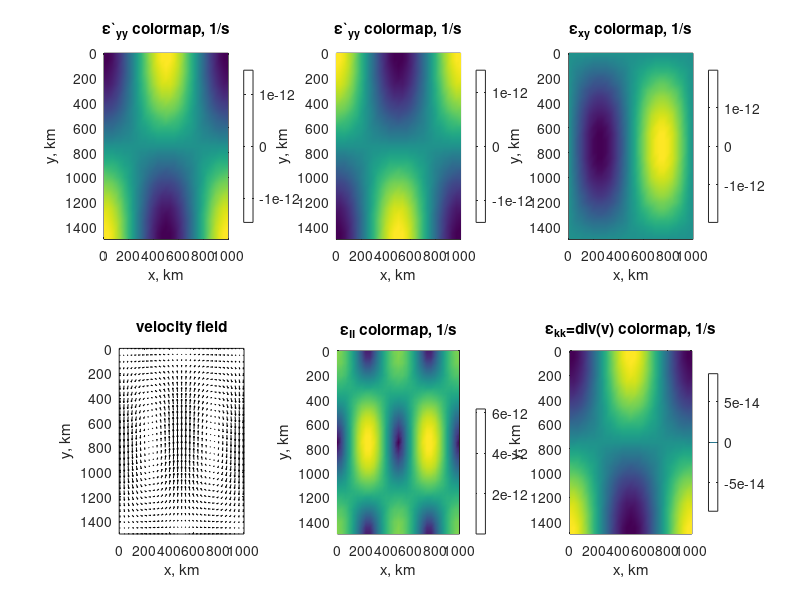

MATLAB code for this plot:
% Computation and visualisation of velocity field,
% strain rate, deviatoric strain rate, 
% and second strain rate invariant


% Clearing all variables and arrays
clear;
% Clearing figures
clf;

% Defining new figure
figure(1)


% Defining model size
xsize   =   1000000;  % Horizontal size, m
ysize   =   1500000;  % Vertical size, m
% Defining resolution
xnum    =   31;    % Horizontal resolution (nodal points)
ynum    =   31;    % Vertical resolution (nodal points)
% Step between nodal ponts
xstp    =   xsize/(xnum-1); % Horizontal grid step
ystp    =   ysize/(ynum-1); % Vertical grid step
% Defining scales for Vx and Vy
vx0     =   1.1e-9*xsize/2/ysize; % Scale for horizontal velocity, m/s
vy0     =   1e-9; % Scale for vertical velocity, m/s

% 2D colormap
% Creating a vector of arguments for two axes
x       =   0:xstp:xsize;
y       =   0:ystp:ysize;

% Creating velocity function
% Smallest index in an array is 1 (not 0)
for i=1:1:ynum
    for j=1:1:xnum
        % Setup velocity field corresponding 
        % to circulation with central upwelling
        % Defining Vx = horizontal velocity component distribution
        vx(i,j)=-vx0*sin(pi*x(j)/xsize*2)*cos(pi*y(i)/ysize);
        % Defining Vy = vertical velocity component distribution
        vy(i,j)=vy0*sin(pi*y(i)/ysize)*cos(pi*x(j)/xsize*2);
        
        % Computing partial derivatives 
        % dVx/dx
        dvxdx(i,j)=-vx0*pi/xsize*2*cos(pi*x(j)/xsize*2)*cos(pi*y(i)/ysize);
        % dVx/dy
        dvxdy(i,j)=vx0*pi/ysize*sin(pi*x(j)/xsize*2)*sin(pi*y(i)/ysize);
        % dVy/dy
        dvydy(i,j)=vy0*pi/ysize*cos(pi*y(i)/ysize)*cos(pi*x(j)/xsize*2);
         % dVy/dx
        dvydx(i,j)=-vy0*pi/xsize*2*sin(pi*y(i)/ysize)*sin(pi*x(j)/xsize*2);
        
        % Computing EPSkk=dVx/dx+dVy/dy=div(v)
        epskk(i,j)=dvxdx(i,j)+dvydy(i,j);
        
        % Computing EPS'xx
        eps1xx(i,j)=dvxdx(i,j)-1/3*epskk(i,j);
        % Computing EPS'yy
        eps1yy(i,j)=dvydy(i,j)-1/3*epskk(i,j);
        % Computing EPSxy
        eps1xy(i,j)=1/2*(dvxdy(i,j)+dvydx(i,j));
        % Computing EPSII
        epsii(i,j)=(1/2*(eps1xx(i,j)^2+eps1yy(i,j)^2)+eps1xy(i,j)^2)^0.5;
        
    end
end

figure(1);
% Plotting EPS'xx
subplot(2,3,1);     % defining 1st plotting area in the 3x2 figure
pcolor(x/1000,y/1000,eps1xx);      % making a colormap
box on;             % making a box around the plot
title('\epsilon`_{yy} colormap, 1/s');   % title for the plot
xlabel('x, km');        % title for the horizontal axis
ylabel('y, km');        % title for the vertical axis
shading interp;     % making smooth transitions between colors
colorbar;           % showing a colorbar for the map
axis ij image ;     % directing vertical axis downward, making proper dimensions

% Plotting EPS'yy
subplot(2,3,2);     % defining 2nd plotting area in the 3x2 figure
pcolor(x/1000,y/1000,eps1yy);      % making a colormap
box on;             % making a box around the plot
title('\epsilon`_{yy} colormap, 1/s');   % title for the plot
xlabel('x, km');        % title for the horizontal axis
ylabel('y, km');        % title for the vertical axis
shading interp;     % making smooth transitions between colors
colorbar;           % showing a colorbar for the map
axis ij image ;     % directing vertical axis downward, making proper dimensions

% Plotting EPSxy
subplot(2,3,3);     % defining 3d plotting area in the 3x2 figure
pcolor(x/1000,y/1000,eps1xy);      % making colormap
box on;             % making box around the plot
title('\epsilon_{xy} colormap, 1/s');   % title for the plot
xlabel('x, km');        % title for the horizontal axis
ylabel('y, km');        % title for the vertical axis
shading interp;     % making smooth transitions between colors
colorbar;           % showing a colorbar for the map
axis ij image ;     % directing vertical axis downward, making proper dimensions

% Plotting velocity vector as arrows
subplot(2,3,4);     % defining 4th plotting area in the 3x2 figure
quiver(x/1000,y/1000,vx,vy,'k');      % making field of arrows
box on;             % making box around the plot
title('velocity field');   % title for the plot
xlabel('x, km');        % title for the horizontal axis
ylabel('y, km');        % title for the vertical axis
axis([0 xsize/1000 0 ysize/1000]); % Making axes limits
axis ij image ;     % directing vertical axis downward, making proper dimensions


% Plotting EPSII
subplot(2,3,5);     % defining 5th plotting area in the 3x2 figure
pcolor(x/1000,y/1000,epsii);      % making colormap
box on;             % making box around the plot
title('\epsilon_{II} colormap, 1/s');   % title for the plot
xlabel('x, km');        % title for the horizontal axis
ylabel('y, km');        % title for the vertical axis
shading interp;     % making smooth transitions between colors
colorbar;           % showing colorbar for the map
axis ij image ;     % directing vertical axis downward, making proper dimensions

% Plotting EPSkk=div(v)
subplot(2,3,6);     % defining 6th plotting area in the 3x2 figure
pcolor(x/1000,y/1000,epskk);      % making a colormap
box on;             % making a box around the plot
title('\epsilon_{kk}=div(v) colormap, 1/s');   % title for the plot
xlabel('x, km');        % title for the horizontal axis
ylabel('y, km');        % title for the vertical axis
shading interp;     % making smooth transitions between colors
colorbar;           % showing a colorbar for the map
axis ij image ;     % directing vertical axis downward, making proper dimensions
